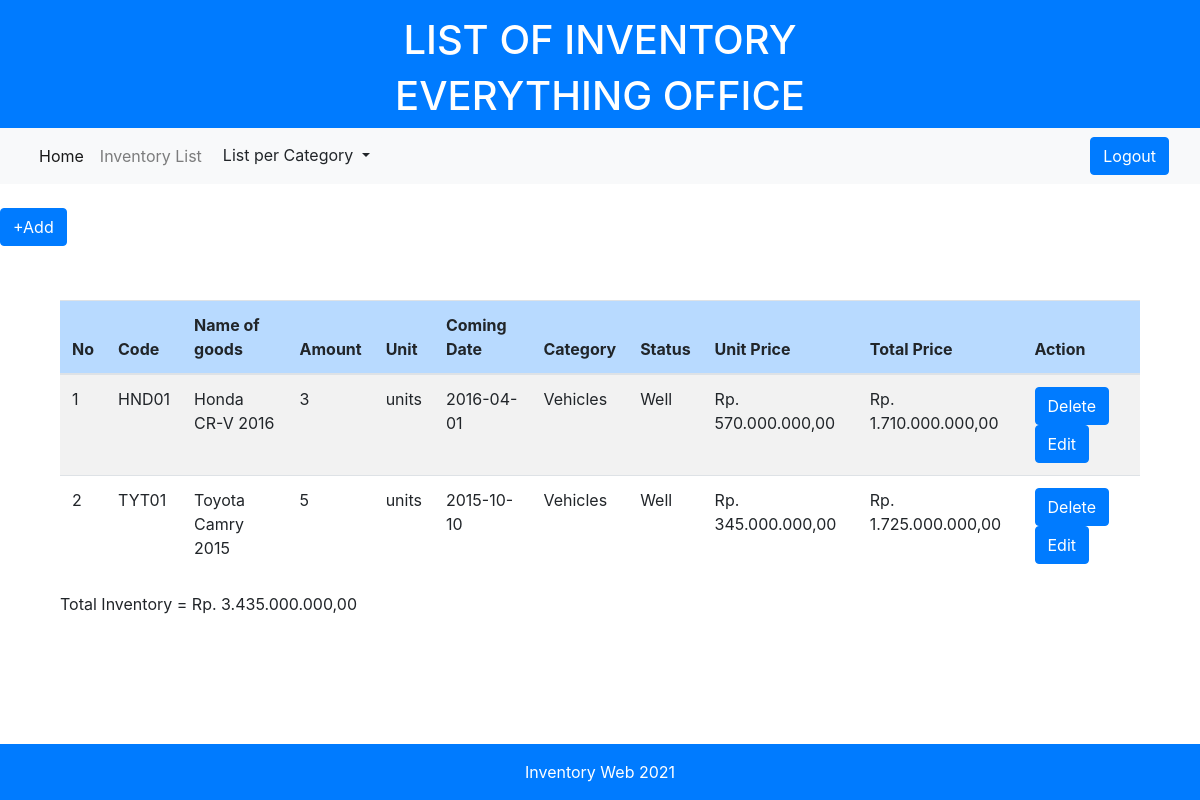
The app's page /list_category.php?category=Vehicles (signed in) with its own data.
### tables this page shows
CREATE TABLE `inventory` (
  `item_id` varchar(10) NOT NULL,
  `item_name` varchar(30) NOT NULL,
  `amount` int(11) NOT NULL,
  `unit` varchar(15) NOT NULL,
  `arrival_date` date NOT NULL,
  `category` varchar(20) NOT NULL,
  `item_status` varchar(20) NOT NULL,
  `price` int(20) NOT NULL
);

### database.php (called while the page is built, shortened)
<?php
    $connect = mysqli_connect("localhost", "root", "", "responsi");
function query($query){
    global $connect;
    $result = mysqli_query($connect, $query);
    $rows = [];
    while($row = mysqli_fetch_assoc($result)){
        $rows[] = $row;
    }
    return $rows;
}
?>

### list_category.php (the view, shortened to what this page needs)
<?php
    include 'database.php';
    $category = $_GET['category'];
    $data = query("SELECT * FROM inventory WHERE category ='$category'");
    $tot_inve = 0;
?>
<!DOCTYPE html>
<html>
  <head>
    <link rel="stylesheet" href="https://cdn.jsdelivr.net/npm/bootstrap@4.5.3/dist/css/bootstrap.min.css">
  </head>
  <body>
  <footer class="bg-primary text-white">
    <div class="container">
      <div class="row pt-3">
        <div class="col text-center">
          <h1>LIST OF INVENTORY</h1>
          <h1>EVERYTHING OFFICE</h1>
        </div>
      </div>
    </div>
  </footer>
  <nav class="navbar navbar-expand-lg navbar-light bg-light">
  <div class="container-fluid">
    <div class="collapse navbar-collapse" id="navbarNavDropdown">
      <ul class="navbar-nav">
        <li class="nav-item">
          <a class="nav-link active" aria-current="page" href="index.php">Home</a>
        </li>
        <li class="nav-item">
          <a class="nav-link" href="list.php">Inventory List</a>
        </li>
        <li class="nav-item dropdown">
                <div class="dropdown">
          <button class="btn btn-light dropdown-toggle" type="button" id="dropdownMenuButton" data-toggle="dropdown" aria-haspopup="true" aria-expanded="false">
          List per Category
          </button>
        </div>
        </li>
      </ul>
    </div>
    <a class="btn btn-primary fixed-right" href="logout.php" role="button">Logout</a>
  </div>
  </nav>
  <br>
  <a href="add.php" class="btn btn-primary">+Add</a>
  <div class="container" style="padding: 30px;">
    <table class="table table-striped" id="table">
        <thead>
            <tr>
                <th class="table-primary">No</th>
                <th class="table-primary">Code</th>
                <th class="table-primary">Name of goods</th>
                <th class="table-primary">Amount</th>
                <th class="table-primary">Unit</th>
                <th class="table-primary">Coming Date</th>
                <th class="table-primary">Category</th>
                <th class="table-primary">Status</th>
                <th class="table-primary">Unit Price</th>
                <th class="table-primary">Total Price</th>
                <th class="table-primary">Action</th>
            </tr>
        </thead>
            <?php $i = 1; ?>
            <tbody>
            <?php foreach( $data as $row) : ?>
            <tr>
                <td><?= $i ?></td>
                <td><?= $row["item_id"] ?></td>
                <td><?= $row["item_name"] ?></td>
                <td><?= $row["amount"] ?></td>
                <td><?= $row["unit"] ?></td>
                <td><?= $row["arrival_date"] ?></td>
                <td><?= $row["category"] ?></td>
                <td><?= $row["item_status"] ?></td>
                <td><?php
                        $number = $row["price"];
                        $price = number_format($number, 2, ',', '.');
                        echo "Rp. " . $price;?>
                </td>
                <?php
                    $total = $row["price"] * $row["amount"];
                    $number = $total;
                    $pricepull = number_format($number, 2, ',', '.');
                    $tot_inve += $total;
                ?>
                <td>Rp. <?= $pricepull ?></td>
                <td><a href="hapus.php?item_id=<?= $row['item_id'];?>" class="btn btn-primary">Delete</a>
                <a href="ubah.php?item_id=<?= $row['item_id'];?>" class="btn btn-primary">Edit</a></td>
            </tr>
            <?php $i++; ?>
            <?php endforeach; ?>
            </tbody>
        <br>
    </table>
    Total Inventory = Rp.
                <?php
                  $number = $tot_inve;
                  $pricesopull = number_format($number, 2, ',', '.');
                ?>
                <?= $pricesopull ?>
    <br>
    <br>
    <br>
  </div>
  <footer class="bg-primary text-white fixed-bottom">
    <div class="container">
      <div class="row pt-3">
        <div class="col text-center">
          <p>Inventory Web 2021</p>
        </div>
      </div>
    </div>
  </footer>
  </body>
</html>

### records on screen
inventory: item_id "HND01", item_name "Honda CR-V 2016", amount "3", unit "units", arrival_date "2016-04-01", category "Vehicles", item_status "Well", price "570.000.000,00", pricepull "1.710.000.000,00"
inventory: item_id "TYT01", item_name "Toyota Camry 2015", amount "5", unit "units", arrival_date "2015-10-10", category "Vehicles", item_status "Well", price "345.000.000,00", pricepull "1.725.000.000,00"

### other values on screen
$pricesopull "3.435.000.000,00"
